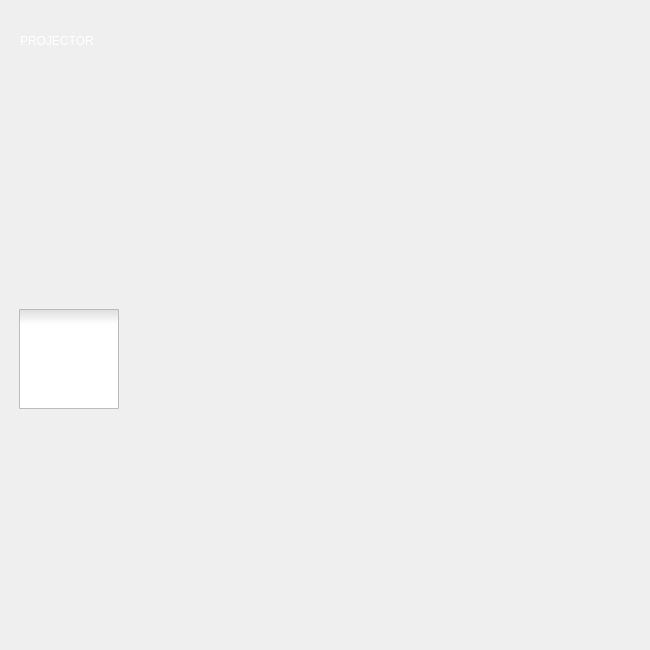
<?xml version="1.0" encoding="UTF-8"?>
<ui version="4.0">
 <class>Dialog2</class>
 <widget class="QDialog" name="Dialog2">
  <property name="geometry">
   <rect>
    <x>0</x>
    <y>0</y>
    <width>650</width>
    <height>650</height>
   </rect>
  </property>
  <property name="windowTitle">
   <string>Dialog</string>
  </property>
  <property name="styleSheet">
   <string notr="true">#Dialog2{

border-image:url(:/images/top.jpg);
}</string>
  </property>
  <widget class="QWidget" name="gridLayoutWidget">
   <property name="geometry">
    <rect>
     <x>19</x>
     <y>89</y>
     <width>611</width>
     <height>541</height>
    </rect>
   </property>
   <layout class="QGridLayout" name="gridLayout">
    <item row="0" column="1">
     <widget class="QLabel" name="label_3">
      <property name="sizePolicy">
       <sizepolicy hsizetype="Minimum" vsizetype="Expanding">
        <horstretch>0</horstretch>
        <verstretch>0</verstretch>
       </sizepolicy>
      </property>
      <property name="styleSheet">
       <string notr="true">border-image: url(:/images/projector.jpg);</string>
      </property>
      <property name="text">
       <string/>
      </property>
     </widget>
    </item>
    <item row="0" column="0">
     <widget class="QCheckBox" name="checkBox">
      <property name="sizePolicy">
       <sizepolicy hsizetype="Maximum" vsizetype="Maximum">
        <horstretch>0</horstretch>
        <verstretch>0</verstretch>
       </sizepolicy>
      </property>
      <property name="styleSheet">
       <string notr="true">QCheckBox::indicator{

width:100px;
height:100px

}
QCheckBox::indicator:checked{
border-image:url(&quot;:/images/switch-off.jpg&quot;);
}
QCheckBox::indicator:unchecked{
border-image:url(&quot;:/images/switch-on.jpg&quot;);
}</string>
      </property>
      <property name="text">
       <string/>
      </property>
     </widget>
    </item>
   </layout>
  </widget>
  <widget class="QLabel" name="label">
   <property name="geometry">
    <rect>
     <x>20</x>
     <y>20</y>
     <width>201</width>
     <height>41</height>
    </rect>
   </property>
   <property name="styleSheet">
    <string notr="true">font: 700 25pt &quot;Segoe UI&quot;;
color: white;</string>
   </property>
   <property name="text">
    <string>PROJECTOR</string>
   </property>
  </widget>
 </widget>
 <resources/>
 <connections/>
</ui>
